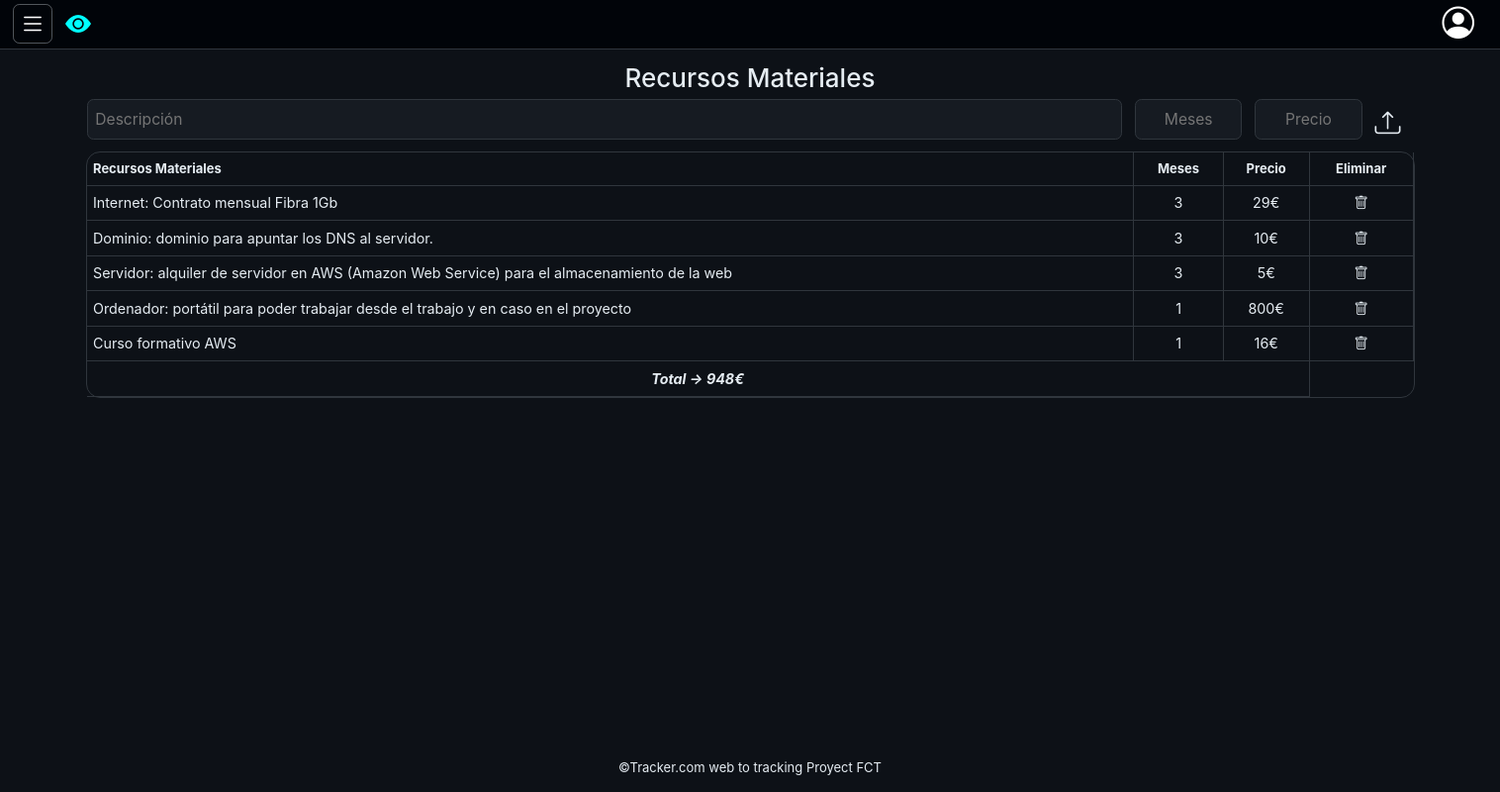
Page /dashboard.php?recursosm (signed in) on the committed database.
### tables this page shows
CREATE TABLE `recursosm` (
  `cod_Recurso` int(11) AUTO_INCREMENT PRIMARY KEY,
  `descripcion` varchar(500) NOT NULL,
  `meses` int(11) NOT NULL,
  `precio` int(11) NOT NULL,
  `id_Alumno` int(11) NOT NULL,
  FOREIGN KEY (id_Alumno) REFERENCES usuarios(id) ON DELETE CASCADE
);

### php/conexion.php (called while the page is built, shortened)
<?php
class Conexion extends PDO
{
    private $host = 'localhost';
    private $BBDD = 'tracker';
    public function __construct()
    {
        $dsn = "mysql:host=$this->host;dbname=$this->BBDD;charset=utf8";
    }
    function verRecursosM($id_Alumno)
    {
        $sql = 'SELECT * FROM recursosm WHERE id_Alumno = ?';
        $stmt = $this->prepare($sql);
        $stmt->bindParam(1, $id_Alumno, PDO::PARAM_INT);
        $stmt->execute();
        if ($stmt->rowCount() > 0) {
            return $stmt->fetchAll(PDO::FETCH_OBJ);
        } else {
            return null;
        }
    }
}

### php/recursosm.php (the view, shortened to what this page needs)
<section id="recursos">
    <h2>Recursos Materiales</h2>
    <section id="formrecursos">
        <form action="php/modificador.php" method="POST" class="recursoM">
            <input type="text" name="contenido" placeholder="Descripción" required>
            <input type="text" name="meses" placeholder="Meses" required>
            <input type="text" name="precio" placeholder="Precio" required>
            <label for="submit">
                <i class="bi bi-upload"></i>
            </label>
        </form>
    </section>
    <?php
    require_once "conexion.php";
    $total = 0;
    if ($recursos = (new Conexion)->verRecursosM($_SESSION["usuario"]->id)) {
        echo "<table class=\"tablarecursos\"><tr><th>Recursos Materiales</th><th>Meses</th><th>Precio</th><th>Eliminar</th></tr>";
        foreach ($recursos as $recurso) {
            echo "<tr><td>{$recurso->descripcion}</td><td>{$recurso->meses}</td><td>{$recurso->precio}€</td><td><a href=\"php/modificador.php?cod_RecursoM={$recurso->cod_Recurso}\"><i class=\"bi bi-trash\"></i></a></td></tr>";
        }
        foreach ($recursos as $recurso) {
            $total = $total + ($recurso -> meses * $recurso -> precio);
        }
        echo "<tr><td colspan=\"3\" style=\"text-align: center;font-weight: bold;font-style: italic;\">Total -> {$total}€</td></tr>";
    }
    ?>
    </table>
</section>

### css/styles.css (style rules this page uses)
*, *::after, *::before { margin: 0; padding: 0; box-sizing: border-box; }
:root { font-size: 13px; font-family: Verdana, Geneva, Tahoma, sans-serif; }
body { width: 100vw; min-height: 100vh; display: flex; flex-direction: column; justify-content: space-between; overflow-x: hidden; overflow-y: auto; background-color: #010409; }
body #main-dashboard label { cursor: pointer; border: none; float: right; outline: none; margin-right: 1rem; margin-bottom: 0.5rem; display: grid; place-content: center; }
body #main-dashboard label i { color: #E6EDF3; font-size: 1.3rem; }
body #main-dashboard input { display: block; background-color: #161B22; border-radius: 0.5rem; border: 1px solid #30363d; width: 100%; color: #E6EDF3; padding: 1rem; margin-bottom: 1rem; font-size: 1.2rem; }
body #main-dashboard #recursos { width: 100%; height: 100%; display: flex; flex-direction: column; align-items: center; color: #E6EDF3; }
body #main-dashboard #recursos #formrecursos { width: 90%; }
body #main-dashboard #recursos #formrecursos i { font-size: 2rem; }
body #main-dashboard #recursos #formrecursos form { display: flex; flex-direction: row; justify-content: space-between; align-items: center; gap: 1rem; }
body #main-dashboard #recursos #formrecursos form input[type=text] { width: 100%; padding: 0.6rem; }
body #main-dashboard #recursos #formrecursos form input[type=text]:nth-child(2), body #main-dashboard #recursos #formrecursos form input[type=text]:nth-child(3) { width: 10%; text-align: center; }
body #main-dashboard #recursos .tablarecursos { width: 90%; flex-grow: 1; outline: 1px solid #30363d; border-radius: 1rem; border-collapse: collapse; }
body #main-dashboard #recursos .tablarecursos i, body #main-dashboard #recursos .tablarecursos td { color: #E6EDF3; font-size: 1.1rem; }
body #main-dashboard #recursos .tablarecursos th:not(:nth-child(1)), body #main-dashboard #recursos .tablarecursos td:not(:nth-child(1)) { text-align: center; }
body #main-dashboard #recursos .tablarecursos th, body #main-dashboard #recursos .tablarecursos td { padding: 0.5rem; border-bottom: 1px solid #30363d; border-right: 1px solid #30363d; }

### rows in the picture
recursosm: descripcion "Internet: Contrato mensual Fibra 1Gb", meses "3", precio "29"
recursosm: descripcion "Dominio: dominio para apuntar los DNS al servidor.", meses "3", precio "10"
recursosm: descripcion "Servidor: alquiler de servidor en AWS (Amazon Web Service) para el almacenamiento de la web", meses "3", precio "5"
recursosm: descripcion "Ordenador: portátil para poder trabajar desde el trabajo y en caso en el proyecto", meses "1", precio "800"
recursosm: descripcion "Curso formativo AWS", meses "1", precio "16"

### other values in the picture
$total "948"
